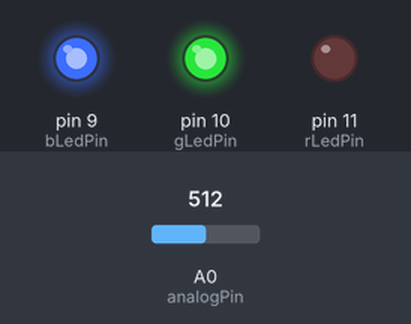
Bench run of a sketch on a simulated Arduino Uno, built with avr-gcc and run on an emulated ATmega328P. Shown: output pins drawn as LEDs (lit = HIGH). Inputs (shaded band) come from the test bench; at power-on: A0 (analogPin) = 512.

Above: at 1.2 s.
1.3 s: A0 (analogPin) set to 716
At 1.7 s:
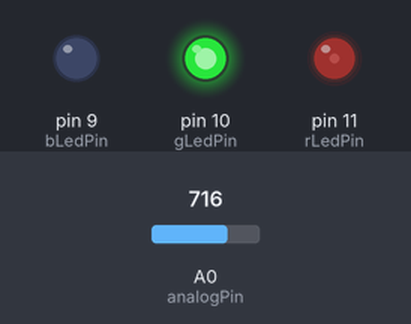
2.8 s: A0 (analogPin) set to 778
At 4.0 s:
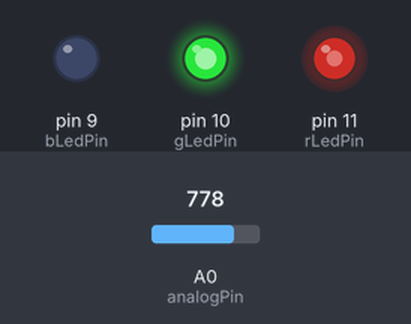
4.3 s: A0 (analogPin) set to 758
At 5.2 s:
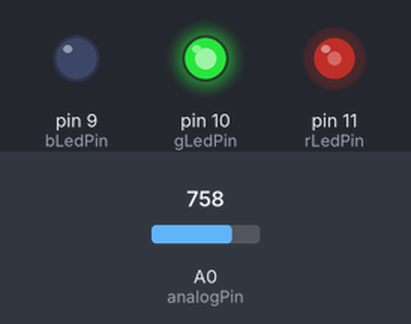
5.8 s: A0 (analogPin) set to 900
At 6.4 s:
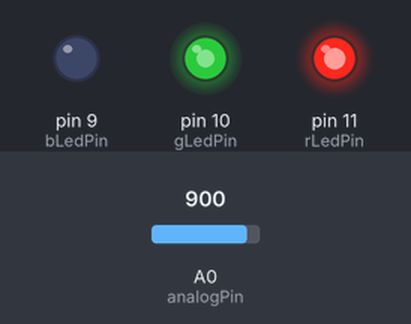
7.3 s: A0 (analogPin) set to 1023
At 8.7 s:
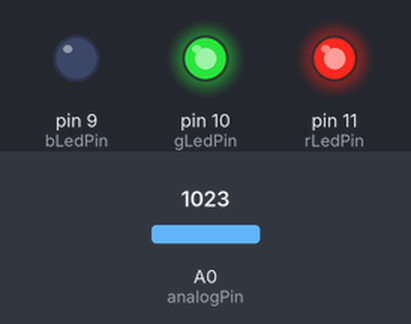
Timing chart, 0 to 9.8 s (numbered marks = the images above; inputs shaded):
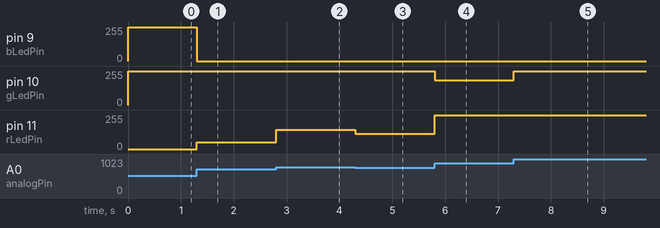

Measured:
- after the input at 1.3 s, pin 9 (bLedPin): 254/255 → 0/255 at once; pin 11 (rLedPin): 0/255 → 51/255 at once
- after the input at 2.8 s, pin 11 (rLedPin): 51/255 → 144/255 at once
- after the input at 4.3 s, pin 11 (rLedPin): 144/255 → 114/255 at once
- after the input at 5.8 s, pin 10 (gLedPin): 255/255 → 184/255 at once; pin 11 (rLedPin): 114/255 → 255/255 at once
- after the input at 7.3 s, pin 10 (gLedPin): 184/255 → 255/255 at once

The sketch:

Arduino_Flashing_RGB.ino
```cpp
int rLedPin = 11;      // LED connected to digital pin 11
int gLedPin = 10;      // LED connected to digital pin 10
int bLedPin = 9;      // LED connected to digital pin 9
int analogPin = 0;   // potentiometer connected to analog pin 0
float scaleFactor = 1535.0/1023.0;

int rVal = 0;         // variable to store the read value
int gVal = 0;         // variable to store the read value
int bVal = 0;         // variable to store the read value
int val = 0;

void setup()
{
  pinMode(rLedPin, OUTPUT);   // sets the pin as output
  pinMode(gLedPin, OUTPUT);   // sets the pin as output
  pinMode(bLedPin, OUTPUT);   // sets the pin as output

}

void loop()
{
  val = int(scaleFactor*float(analogRead(analogPin)));
  if (val < 256){
    rVal = 255;
    gVal = 0;
    bVal = val;
    } else if (val < 512){
    rVal = 255 - (val - 255);
    gVal = 0;
    bVal = 255;
    } else if (val < 768){
    rVal = 0;
    gVal = val - 511;
    bVal = 255;
    } else if (val < 1024){
    rVal = 0;
    gVal = 255;
    bVal = 255 - (val - 767);
    } else if (val < 1280){
    rVal = val - 1023;
    gVal = 255;
    bVal = 0;
    } else if (val < 1536){
    rVal = 255;
    gVal = 255 - (val - 1279);
    bVal = 0;
    }


  //val = analogRead(analogPin);   // read the input pin  250,235,215
  analogWrite(rLedPin, rVal);  // analogRead values go from 0 to 1023, analogWrite values from 0 to 255
  analogWrite(gLedPin, gVal);  // analogRead values go from 0 to 1023, analogWrite values from 0 to 255
  analogWrite(bLedPin, bVal);  // analogRead values go from 0 to 1023, analogWrite values from 0 to 255
  delay(5);
}
```
